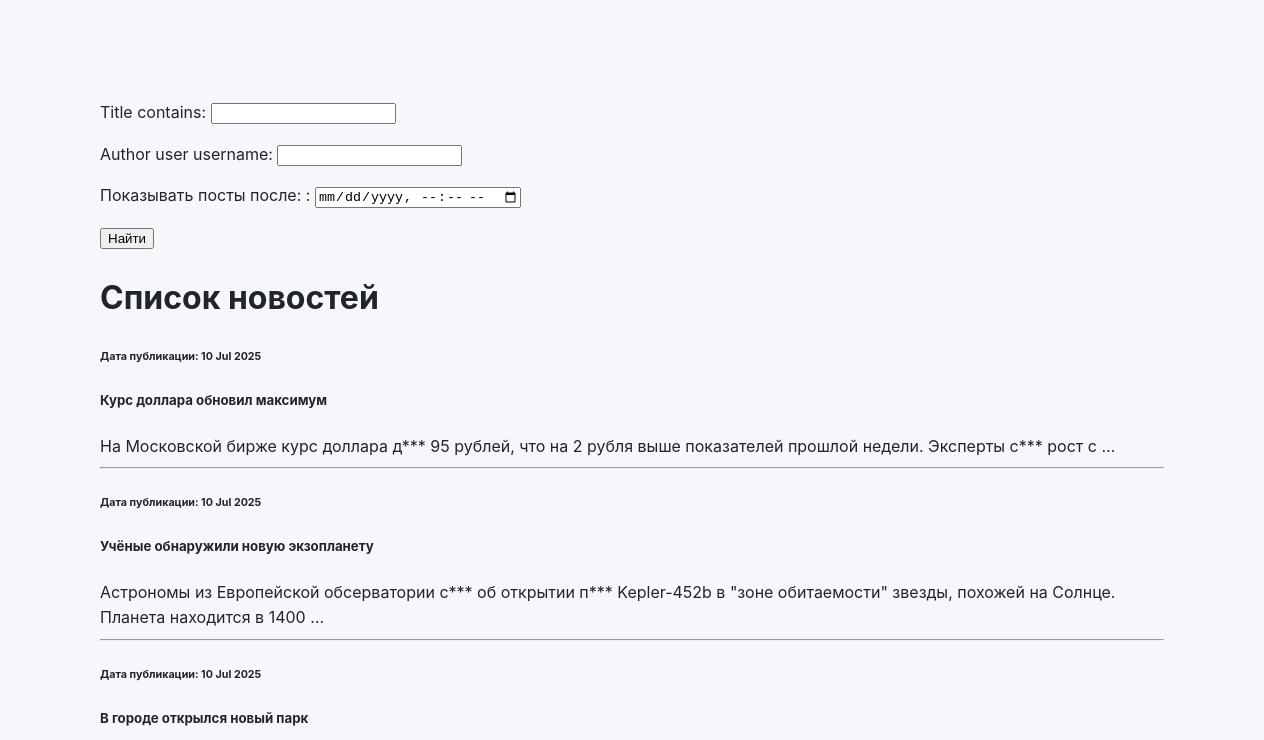
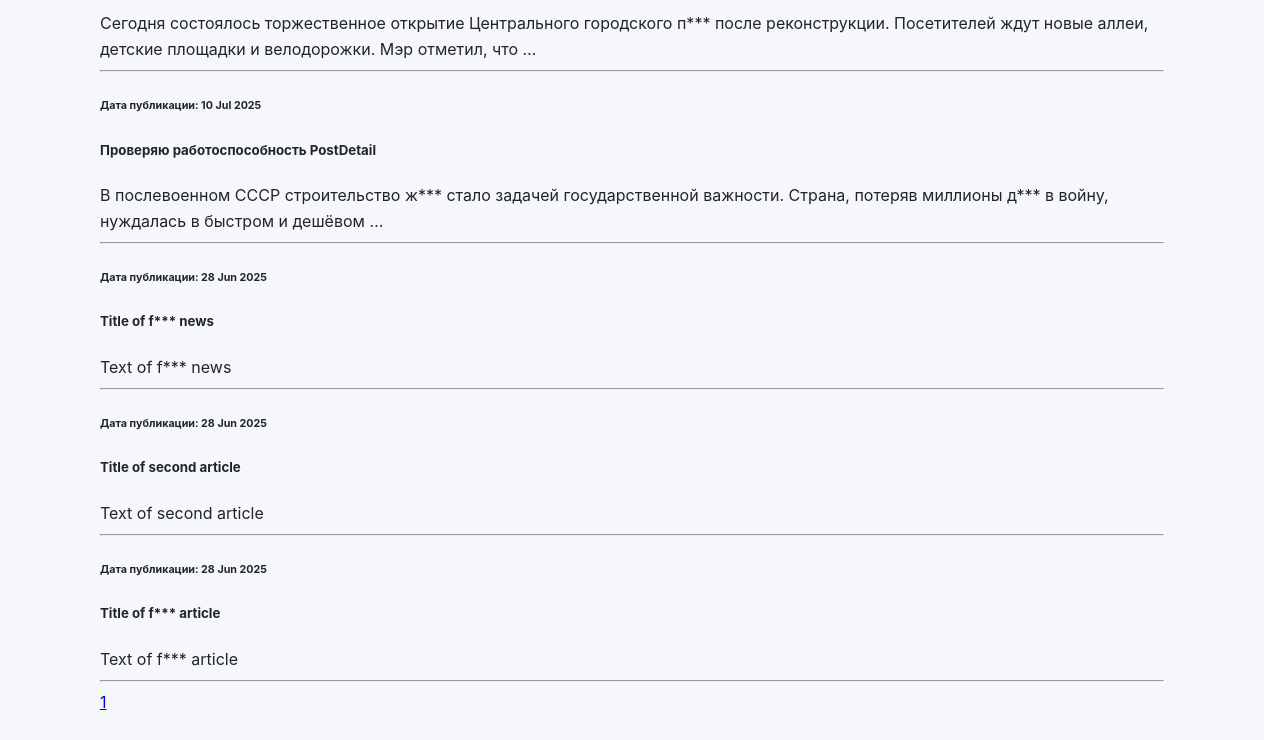
The page /search on the database as committed earlier (2 pictures, top to bottom).
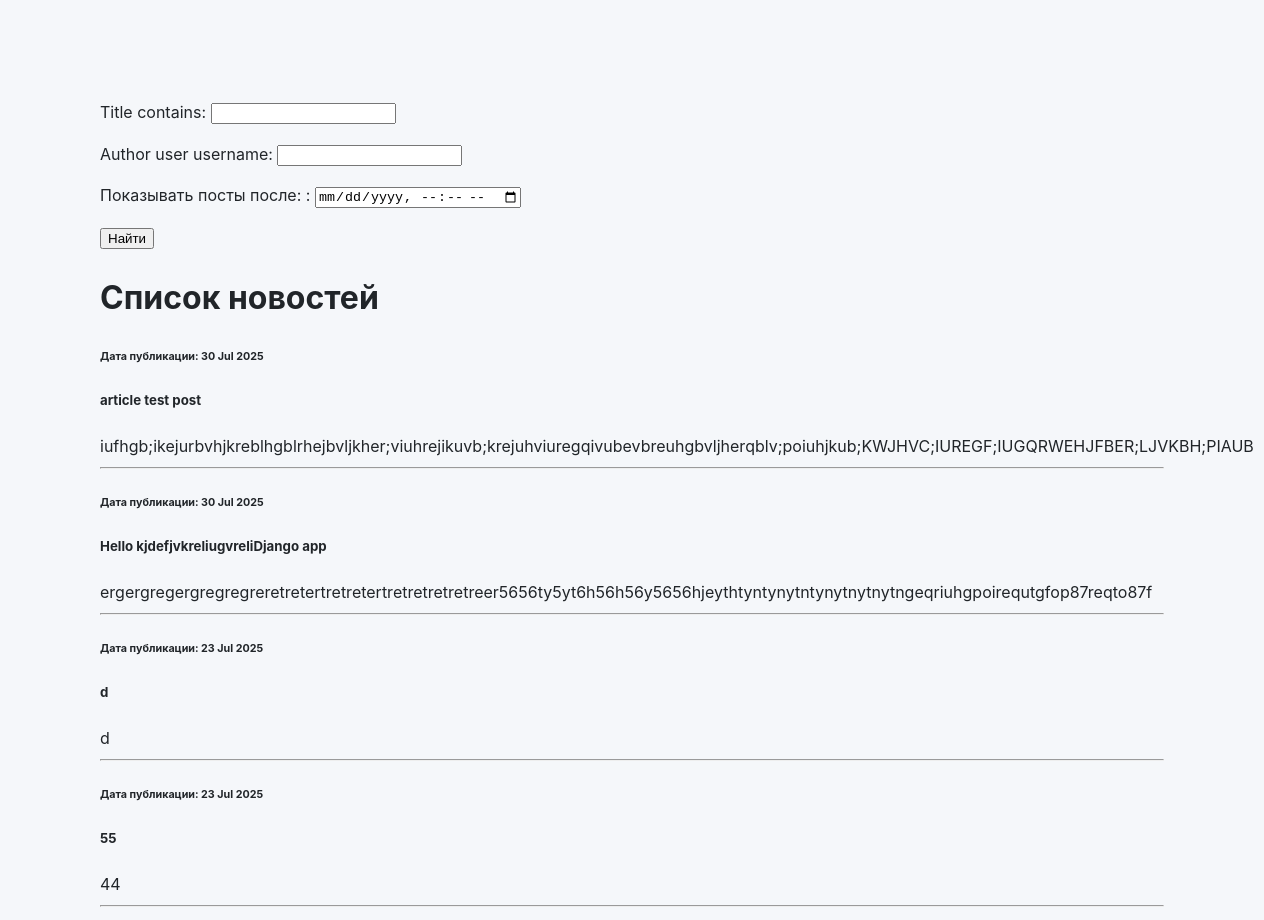
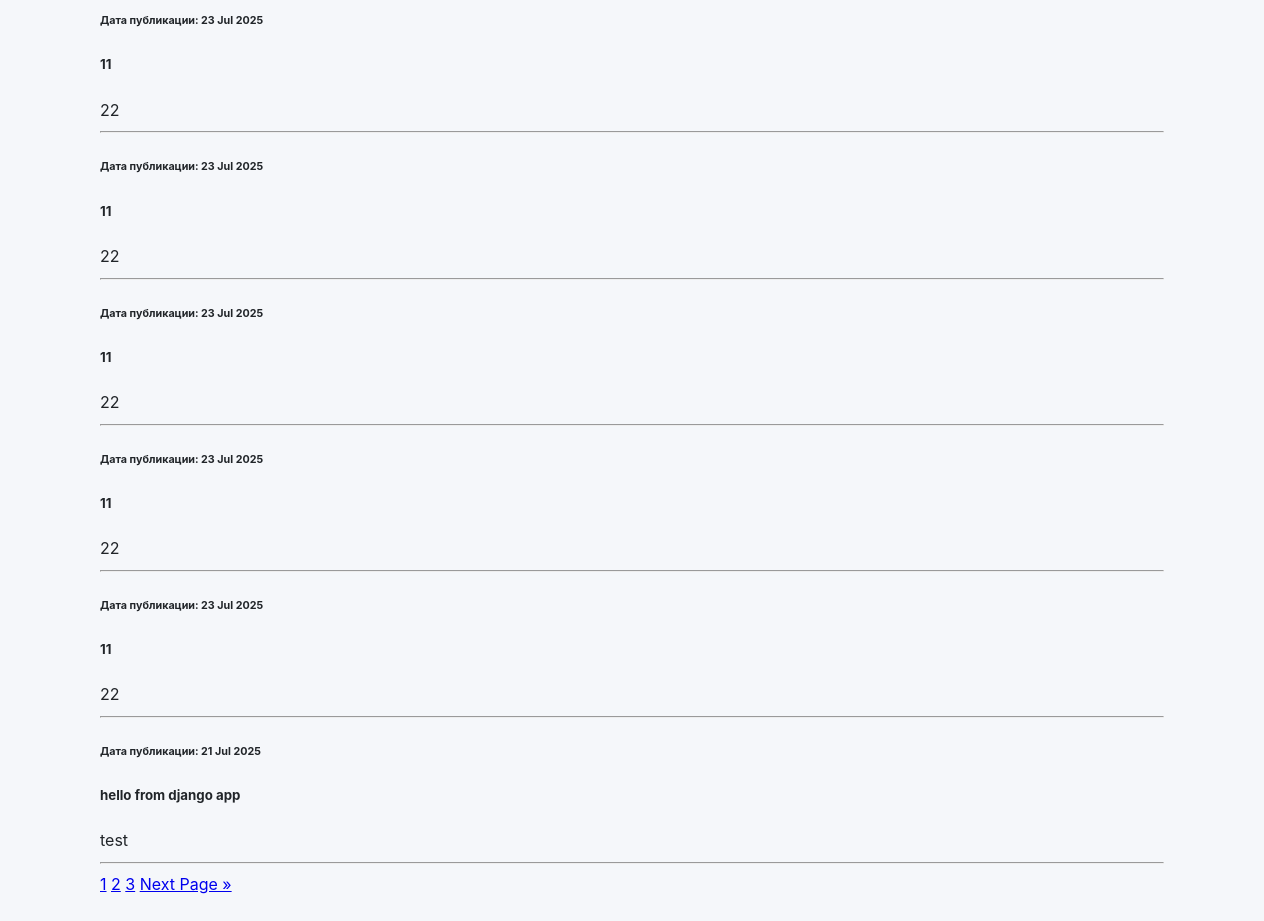
The same page on the database as committed later (2 pictures, top to bottom).
### portal/models.py (models this page shows, shortened)
class Post (models.Model):
    author = models.ForeignKey(Author, on_delete=models.CASCADE)
    type = models.CharField(choices=POST_TYPE)
    time_in = models.DateTimeField(auto_now_add=True)
    categoryes = models.ManyToManyField(Category, through='PostCategory')
    title = models.CharField(max_length=255)
    text = models.TextField()
    rating = models.IntegerField(default=0)

### portal/views.py (the view)
# urls.py: path('search', SearchPostList.as_view(), name='post_search'),
class SearchPostList (ListView):
    model = Post
    ordering = '-time_in'
    template_name = 'searchpost.html'
    context_object_name = 'searchpost'
    paginate_by = 10
    def get_queryset(self):
        queryset = super().get_queryset()
        self.filterset = PostFilter(self.request.GET, queryset)
        return self.filterset.qs
    def get_context_data(self, **kwargs):
        context = super().get_context_data(**kwargs)
        context['filterset'] = self.filterset
        return context

### portal/templatetags/custom_filters.py (called while the page is built)
@register.filter()
def censor(value):
    if not isinstance(value, str):
        raise TypeError('Ожидается строка.')
    else:
        words = value.split()
        censored_words = []
        for word in words:
            if word in CENSOR_LIST:
                censored_word = f'{word[0]}***'
                censored_words.append(censored_word)
            else:
                censored_words.append(word)
    return ' '.join(censored_words)

### portal/templatetags/custom_tags.py (called while the page is built)
@register.simple_tag(takes_context=True)
def url_replace(context, **kwargs):
    d = context['request'].GET.copy()
    for k, v in kwargs.items():
        d[k] = v
    return d.urlencode()

### templates/searchpost.html (shortened to what this page needs)
{% extends 'flatpages/default.html' %}
{% load custom_filters %}
{% load custom_tags %}
{% block content %}
<form action="" method="get">
       {{ filterset.form.as_p }}
       <input type="submit" value="Найти" />
</form>
<h1>Список новостей</h1>
{% if searchpost %}
    {% for post in searchpost %}
        <div>
            <h6>Дата публикации: {{ post.time_in | date:'d M Y' }}</h6>
            <h5>{{ post.title | censor }}</h5>
            <str>{{ post.text | truncatewords:20 | censor }}</str>
        </div>
        <hr>
    {% endfor %}
{% endif %}
{% for num in page_obj.paginator.page_range %}
  {% if page_obj.number == num %}
    <a href="?{% url_replace page=num  %}">{{ num }}</a>
  {% elif num > page_obj.number|add:'-3' and num < page_obj.number|add:'3' %}
    <a href="?{% url_replace page=num  %}">{{ num }}</a>
  {% endif %}
{% endfor %}
{% if page_obj.has_next %}
  <a href="?{% url_replace page=page_obj.next_page_number  %}">Next Page »</a>
{% endif %}
{% endblock %}

Rows that differ between the two databases and show on the page:
no longer on this page (row unchanged): Post: time_in "10 Jul 2025", title|censor "Курс доллара обновил максимум", text|censor "На Московской бирже курс доллара д*** 95 рублей, что на 2 рубля выше показателей прошлой недели. Эксперты с*** рост с …"
no longer on this page (row unchanged): Post: time_in "10 Jul 2025", title|censor "Учёные обнаружили новую экзопланету", text|censor "Астрономы из Европейской обсерватории с*** об открытии п*** Kepler-452b в \"зоне обитаемости\" звезды, похожей на Солнце. Планета находится в 1400 …"
no longer on this page (row unchanged): Post: time_in "10 Jul 2025", title|censor "В городе открылся новый парк", text|censor "Сегодня состоялось торжественное открытие Центрального городского п*** после реконструкции. Посетителей ждут новые аллеи, детские площадки и велодорожки. Мэр отметил, что …"
no longer on this page (row unchanged): Post: time_in "10 Jul 2025", title|censor "Проверяю работоспособность PostDetail", text|censor "В послевоенном СССР строительство ж*** стало задачей государственной важности. Страна, потеряв миллионы д*** в войну, нуждалась в быстром и дешёвом …"
no longer on this page (row unchanged): Post: time_in "28 Jun 2025", title|censor "Title of f*** news", text|censor "Text of f*** news"
no longer on this page (row unchanged): Post: time_in "28 Jun 2025", title|censor "Title of second article", text|censor "Text of second article"
no longer on this page (row unchanged): Post: time_in "28 Jun 2025", title|censor "Title of f*** article", text|censor "Text of f*** article"
added Post: time_in "30 Jul 2025", title|censor "article test post", text|censor "iufhgb;ikejurbvhjkreblhgblrhejbvljkher;viuhrejikuvb;krejuhviuregqivubevbreuhgbvljherqblv;poiuhjkub;KWJHVC;IUREGF;IUGQRWEHJFBER;LJVKBH;PIAUB"
added Post: time_in "30 Jul 2025", title|censor "Hello kjdefjvkreliugvreliDjango app", text|censor "ergergregergregregreretretertretretertretretretretreer5656ty5yt6h56h56y5656hjeythtyntynytntynytnytnytngeqriuhgpoirequtgfop87reqto87f"
added Post: time_in "23 Jul 2025", title|censor "d", text|censor "d"
added Post: time_in "23 Jul 2025", title|censor "55", text|censor "44"
added Post: time_in "23 Jul 2025", title|censor "11", text|censor "22"
added Post: time_in "23 Jul 2025", title|censor "11", text|censor "22"
added Post: time_in "23 Jul 2025", title|censor "11", text|censor "22"
added Post: time_in "23 Jul 2025", title|censor "11", text|censor "22"
added Post: time_in "23 Jul 2025", title|censor "11", text|censor "22"
added Post: time_in "21 Jul 2025", title|censor "hello from django app", text|censor "test"
Other text that changed with them:
new list line: "2"
new list line: "3"
text now shown: "Next Page »"
